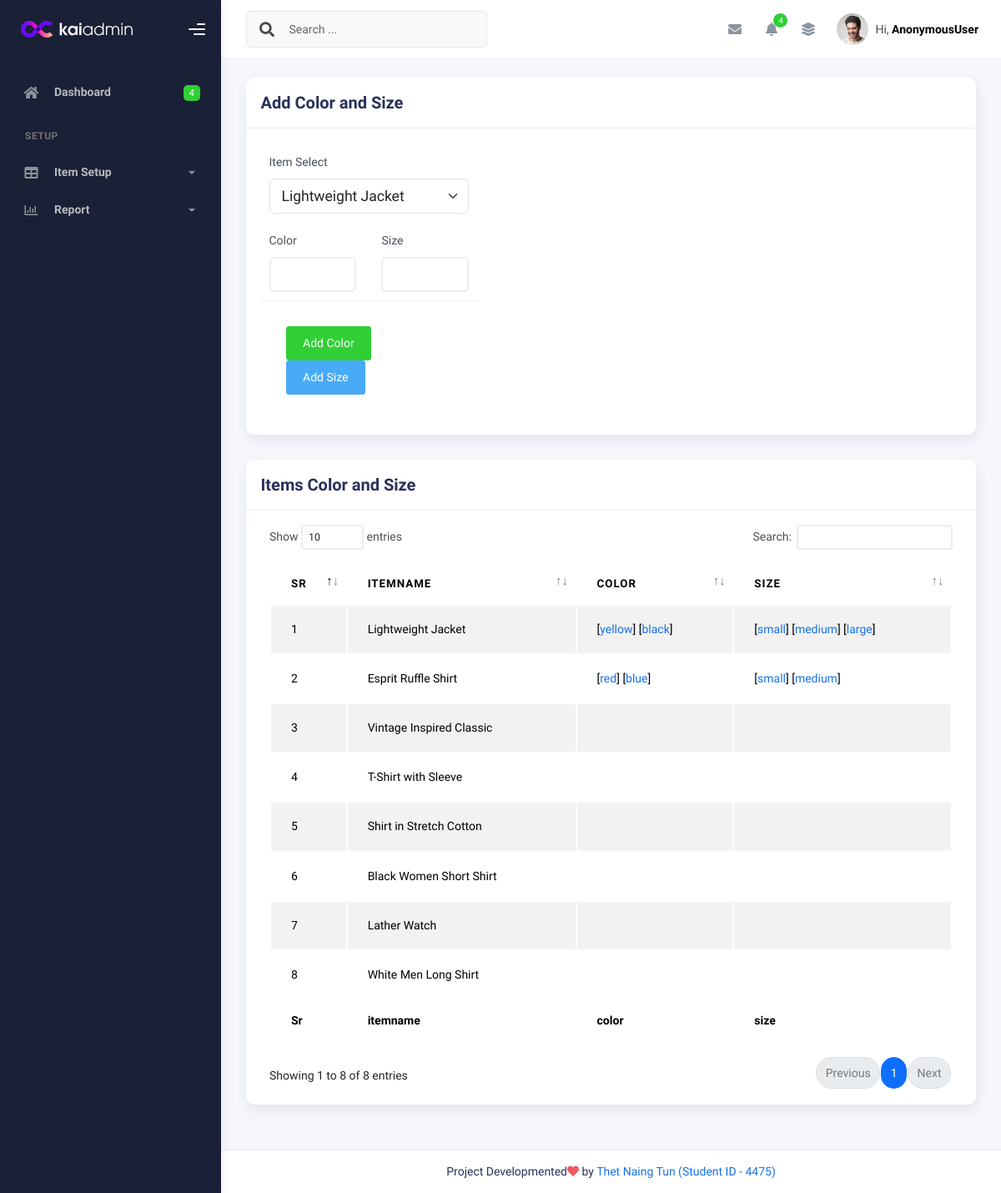
Before: /color_and_size/ with the older database file.
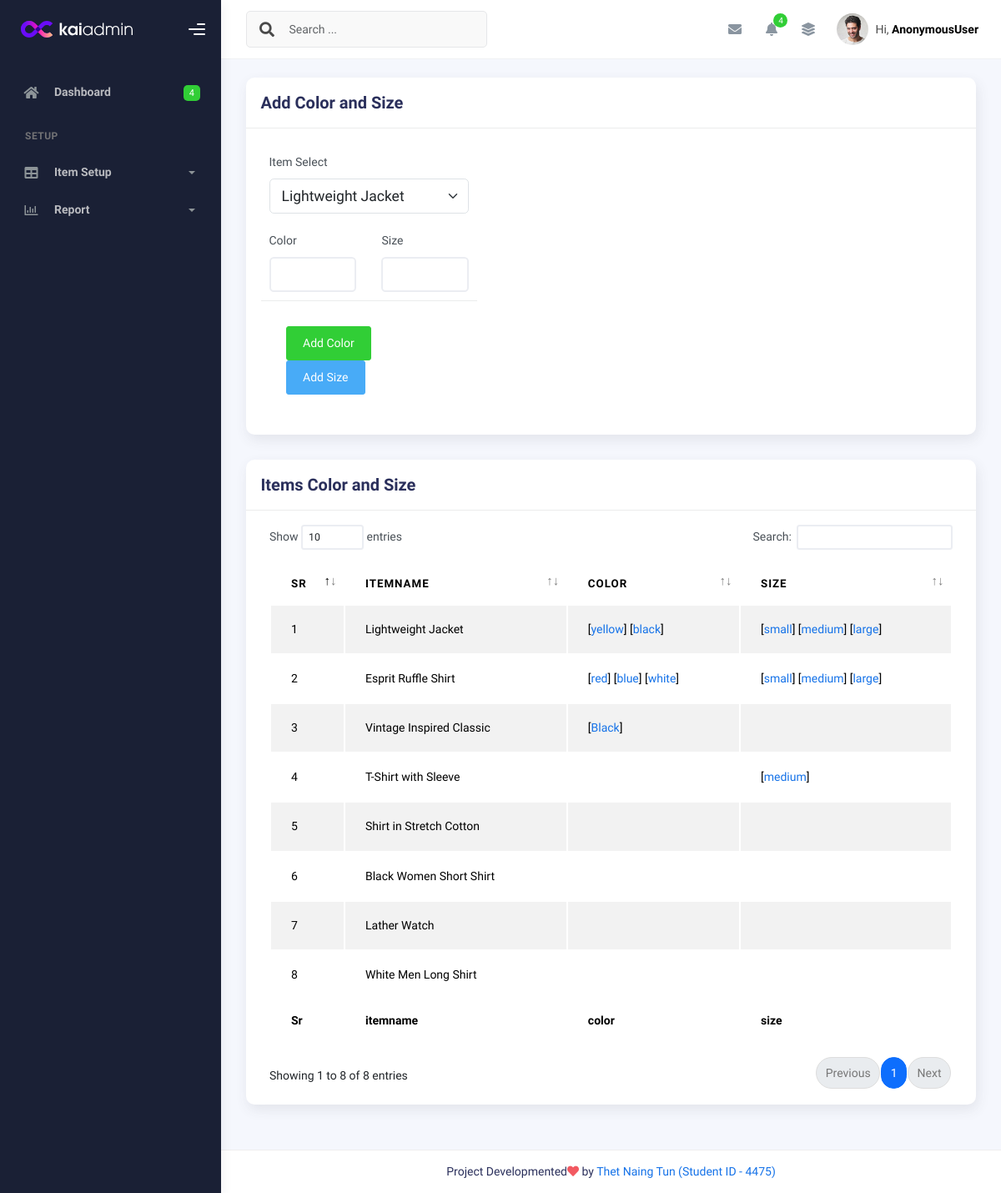
After: the same page with the newer database file.
### myapp/models.py (models this page shows, shortened)
class item(models.Model):
    itemname = models.CharField(max_length=255)
    category = models.ForeignKey(category, on_delete=models.CASCADE)
    price = models.PositiveIntegerField(default=0)
    description = models.CharField(max_length=255)
    photo1 = models.ImageField(upload_to='item/', blank=True, null=True)
    photo2 = models.ImageField(upload_to='item/', blank=True, null=True)
    photo3 = models.ImageField(upload_to='item/', blank=True, null=True)
    photo4 = models.ImageField(upload_to='item/', blank=True, null=True)
    created_at = models.DateTimeField(auto_now_add=True)
    updated_at = models.DateTimeField(auto_now=True)

class ItmColor(models.Model):
    items = models.ForeignKey(item, on_delete=models.CASCADE)
    color = models.CharField(max_length=255,null=True, blank=True)
    created_at = models.DateTimeField(auto_now_add=True)
    updated_at = models.DateTimeField(auto_now=True)

class ItmSize(models.Model):
    items = models.ForeignKey(item, on_delete=models.CASCADE)
    size = models.CharField(max_length=255,null=True, blank=True)
    created_at = models.DateTimeField(auto_now_add=True)
    updated_at = models.DateTimeField(auto_now=True)

### myapp/views.py (the view)
# urls.py: path('color_and_size/', color_and_size.as_view(), name='color_and_size'),
class color_and_size(View):
    def get(self, request):
        itm = item.objects.all()
        context = {'itm':itm}
        return render(request, 'shopadmin/color_size.html', context)

### templates/shopadmin/color_size.html
{% extends 'shopadmin/index.html' %}
{% block content %}
<div class="row">
    <div class="col-md-12">
        <div class="card">
            <div class="card-header">
              <div class="card-title">Add Color and Size</div>
            </div>
            <div class="card-body ">
              <div class="row">
                <div class="col-md-8 col-lg-4" id="addColorSize">
                <div class="addform">
                    <div class="form-group">
                        <label for="largeSelect">Item Select</label>
                        <select
                          class="form-select form-control-lg"
                          id="largeSelect"
                        >
                        {% for i in itm %}
                          <option value="{{i.id}}">{{i.itemname}}</option>
                          {% endfor %}
                        </select>
                    </div>
                    <div class="form-group row">
                        <div class="col-6">
                        <label for="icolor">Color</label>
                        <input type="text" name="icolor" id="icolor" class="form-control">
                        </div>
                        <div class="col-6">
                        <label for="isize">Size</label>
                        <input type="text" name="isize" id="isize" class="form-control">
                        </div>
                    </div>
                    <div class="card-action">
                        <button class="btn btn-success" id="addColorBtn">Add Color</button>
                        <button class="btn btn-info" id="addSizeBtn">Add Size</button>
                    </div>
                </div>
                </div>
              </div>
            </div>
          </div>
    </div>
  </div>
  <div class="col-md-12">
    <div class="card">
      <div class="card-header">
        <h4 class="card-title">Items Color and Size</h4>
      </div>
      <div class="card-body">
        <div class="table-responsive">
          <table
            id="basic-datatables"
            class="display table table-striped table-hover"
          >
            <thead>
              <tr>
                <th>Sr</th>
                <th>itemname</th>
                <th>color</th>
                <th>size</th>
              </tr>
            </thead>
            <tfoot>
              <tr>
                <th>Sr</th>
                <th>itemname</th>
                <th>color</th>
                <th>size</th>
              </tr>
            </tfoot>
            <tbody>
              {% for i in itm %}
              <tr>
                <td>
                  {{i.id}}
                </td>
                <td>{{i.itemname}}</td>
                <td>
                {% for c in i.itmcolor_set.all %}
                 [<span class="text-primary">{{c.color}}</span>]
                {% endfor %}
                </td>
                <td>
                {% for c in i.itmsize_set.all %}
                 [<span class="text-primary">{{c.size}}</span>]
                {% endfor %}
                </td>
              </tr>
              {% endfor %}
            </tbody>
          </table>
        </div>
      </div>
    </div>
  </div>
{% endblock content %}

Changed rows visible on the page:
added ItmColor: color "white", shown under item "Esprit Ruffle Shirt"
added ItmSize: size "large", shown under item "Esprit Ruffle Shirt"
added ItmColor: color "Black", shown under item "Vintage Inspired Classic"
added ItmSize: size "medium", shown under item "T-Shirt with Sleeve"
